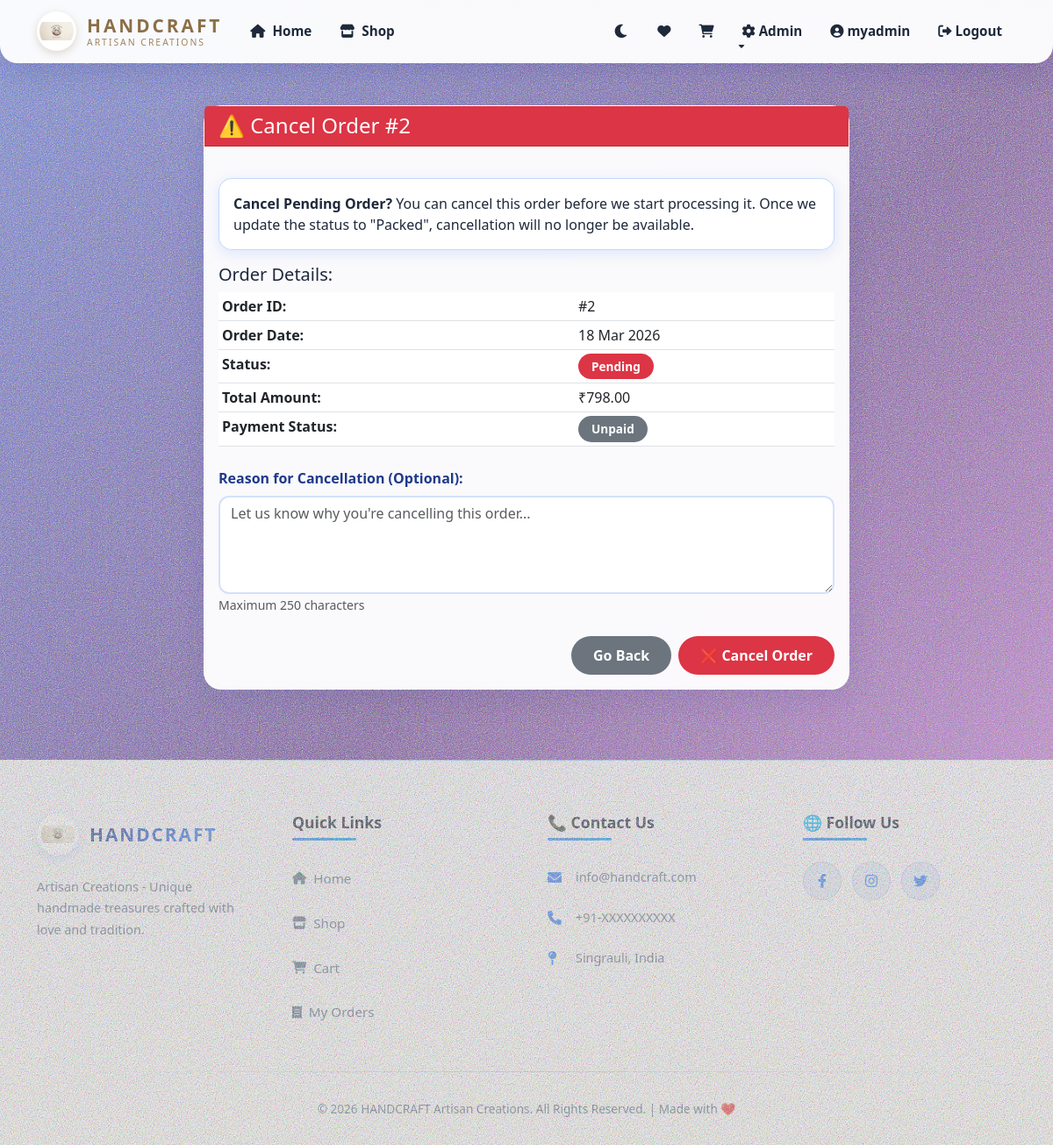
/orders/2/cancel/ (signed in), run on the app's committed database.
### shop/models.py (models this page shows, shortened)
class Order(models.Model):
    STATUS_CHOICES = (
        ('Pending', 'Pending'),
        ('Packed', 'Packed'),
        ('Shipped', 'Shipped'),
        ('Delivered', 'Delivered'),
        ('Cancelled', 'Cancelled'),
    )
    REFUND_STATUS_CHOICES = (
        ('None', 'None'),
        ('Pending', 'Pending'),
        ('Completed', 'Completed'),
    )
    user = models.ForeignKey(User, on_delete=models.SET_NULL, null=True, blank=True)
    full_name = models.CharField(max_length=100)
    email = models.EmailField()
    phone = models.CharField(max_length=15, blank=True, null=True)
    address = models.TextField()
    city = models.CharField(max_length=100)
    pincode = models.CharField(max_length=6)
    total_amount = models.DecimalField(max_digits=10, decimal_places=2)
    payment_status = models.BooleanField(default=False)
    razorpay_order_id = models.CharField(max_length=100, unique=True, null=True, blank=True)
    status = models.CharField(max_length=20, choices=STATUS_CHOICES, default='Pending')
    created_at = models.DateTimeField(auto_now_add=True)
    cancelled_at = models.DateTimeField(null=True, blank=True)
    cancellation_reason = models.TextField(blank=True, default='')
    refund_status = models.CharField(max_length=20, choices=REFUND_STATUS_CHOICES, default='None')

### shop/views.py (the view, shortened to what this page needs)
# urls.py: path('orders/<int:order_id>/cancel/', views.cancel_order, name='cancel_order'),
@login_required(login_url='login')
def cancel_order(request, order_id):
    order = get_object_or_404(Order, id=order_id)
    if order.user is None or order.user != request.user:
        messages.error(request, 'You do not have permission to cancel this order.')
        return redirect('my_orders')
    if order.status == 'Cancelled':
        messages.error(request, 'This order has already been cancelled.')
        return redirect('my_orders')
    if order.status != 'Pending':
        messages.error(request, f'Orders cannot be cancelled once processing has started. Current status: {order.status}')
        return redirect('my_orders')
    return render(request, 'shop/cancel_order_confirm.html', {'order': order})

### shop/context_processors.py (called while the page is built)
def cart_count(request):
    context = {'cart_count': 0, 'wishlist_count': 0}
    if request.user.is_authenticated:
        context['cart_count'] = CartItem.objects.filter(user=request.user).count()
        context['wishlist_count'] = WishlistItem.objects.filter(user=request.user).count()
    return context

### shop/templates/shop/cancel_order_confirm.html (shortened to what this page needs)
{% extends "base.html" %}
{% block content %}
<div class="container mt-5">
    <div class="row justify-content-center">
        <div class="col-md-8">
            <div class="card">
                <div class="card-header bg-danger text-white">
                    <h4 class="mb-0">⚠️ Cancel Order #{{ order.id }}</h4>
                </div>
                <div class="card-body">
                    <div class="alert alert-warning" role="alert">
                        <strong>Cancel Pending Order?</strong> You can cancel this order before we start processing it. Once we update the status to "Packed", cancellation will no longer be available.
                    </div>
                    <div class="order-summary mb-4">
                        <h5>Order Details:</h5>
                        <table class="table table-sm">
                            <tr>
                                <td><strong>Order ID:</strong></td>
                                <td>#{{ order.id }}</td>
                            </tr>
                            <tr>
                                <td><strong>Order Date:</strong></td>
                                <td>{{ order.created_at|date:"d M Y" }}</td>
                            </tr>
                            <tr>
                                <td><strong>Status:</strong></td>
                                <td>
                                    {% if order.status == 'Pending' %}
                                        <span class="badge bg-danger">Pending</span>
                                    {% elif order.status == 'Packed' %}
                                        <span class="badge bg-warning text-dark">Packed</span>
                                    {% elif order.status == 'Shipped' %}
                                        <span class="badge bg-primary">Shipped</span>
                                    {% elif order.status == 'Delivered' %}
                                        <span class="badge bg-success">Delivered</span>
                                    {% else %}
                                        <span class="badge bg-secondary">{{ order.status }}</span>
                                    {% endif %}
                                </td>
                            </tr>
                            <tr>
                                <td><strong>Total Amount:</strong></td>
                                <td>₹{{ order.total_amount }}</td>
                            </tr>
                            <tr>
                                <td><strong>Payment Status:</strong></td>
                                <td>
                                    {% if order.payment_status %}
                                        <span class="badge bg-success">Paid</span>
                                    {% else %}
                                        <span class="badge bg-secondary">Unpaid</span>
                                    {% endif %}
                                </td>
                            </tr>
                        </table>
                    </div>
                    {% if order.status == 'Pending' %}
                    <form method="POST" action="{% url 'cancel_order' order.id %}" id="cancelForm">
                        <div class="form-group mb-4">
                            <label for="reason"><strong>Reason for Cancellation (Optional):</strong></label>
                            <textarea class="form-control" id="reason" name="reason" rows="4" placeholder="Let us know why you're cancelling this order..." maxlength="250" aria-label="Reason for cancellation"></textarea>
                            <small class="form-text text-muted">Maximum 250 characters</small>
                        </div>
                        <div class="d-grid gap-2 d-md-flex justify-content-md-end">
                            <a href="{% url 'my_orders' %}" class="btn btn-secondary">Go Back</a>
                            <button type="button" class="btn btn-danger" data-bs-toggle="modal" data-bs-target="#confirmModal" aria-haspopup="dialog" aria-controls="confirmModal">
                                ❌ Cancel Order
                            </button>
                        </div>
                    </form>
                    {% endif %}
                </div>
            </div>
        </div>
    </div>
</div>
{% endblock %}

### shop/templates/base.html (shortened to what this page needs)
{% load static %}
<!DOCTYPE html>
<html lang="en">
<head>
    <link href="https://cdn.jsdelivr.net/npm/bootstrap@5.3.0/dist/css/bootstrap.min.css" rel="stylesheet">
    <link rel="stylesheet" href="https://cdnjs.cloudflare.com/ajax/libs/font-awesome/6.0.0/css/all.min.css">
</head>
<body>
    <nav class="navbar navbar-expand-lg sticky-top">
        <div class="container">
            <a class="navbar-brand" href="{% url 'home' %}">
                <img src="{% static 'images/logo.png' %}" alt="Handcraft" class="navbar-logo">
                <div class="brand-text">
                    <span class="brand-main">HANDCRAFT</span>
                    <span class="brand-sub">Artisan Creations</span>
                </div>
            </a>
            <div class="collapse navbar-collapse" id="navbarNav">
                <ul class="navbar-nav me-auto">
                    <li class="nav-item">
                        <a class="nav-link fw-bold" href="{% url 'home' %}">
                            <i class="fa-solid fa-home me-1"></i> Home
                        </a>
                    </li>
                    <li class="nav-item">
                        <a class="nav-link fw-bold" href="{% url 'shop' %}">
                            <i class="fa-solid fa-store me-1"></i> Shop
                        </a>
                    </li>
                </ul>
                <ul class="navbar-nav ms-auto align-items-center">
                    <li class="nav-item">
                        <button class="nav-link" id="themeToggle" title="Toggle dark mode" style="background:none;border:none;cursor:pointer;font-size:1.1rem;">
                            <i class="fa-solid fa-moon" id="themeIcon"></i>
                        </button>
                    </li>
                    {% if user.is_authenticated %}
                        <li class="nav-item">
                            <a class="nav-link" href="{% url 'wishlist' %}" title="Wishlist" aria-label="Wishlist">
                                <i class="fa-solid fa-heart" aria-hidden="true"></i>
                            </a>
                        </li>
                        <li class="nav-item">
                            <a class="nav-link" href="{% url 'cart_view' %}" id="cart-link" title="Cart" aria-label="Cart">
                                <i class="fa-solid fa-shopping-cart" aria-hidden="true"></i>
                            </a>
                        </li>
                        {% if user.is_staff %}
                            <li class="nav-item dropdown">
                                <a class="nav-link dropdown-toggle" href="#" id="adminMenu" role="button" data-bs-toggle="dropdown">
                                    <i class="fa-solid fa-cog"></i> Admin
                                </a>
                            </li>
                        {% endif %}
                        <li class="nav-item">
                            <a class="nav-link" href="{% url 'customer_profile' %}">
                                <i class="fa-solid fa-user-circle"></i> {{ user.username }}
                            </a>
                        </li>
                        <li class="nav-item">
                            <a class="nav-link text-danger" href="{% url 'logout' %}">
                                <i class="fa-solid fa-sign-out-alt"></i> Logout
                            </a>
                        </li>
                    {% endif %}
                </ul>
            </div>
        </div>
    </nav>
    <main>
        {% block content %}{% endblock %}
    </main>
    <footer class="footer-main">
        <div class="container">
            <div class="footer-grid">
                <div class="footer-section">
                    <div class="footer-brand">
                        <img src="{% static 'images/logo.png' %}" alt="Handcraft" class="footer-logo">
                        <h5 class="footer-brand-name">HANDCRAFT</h5>
                    </div>
                    <p class="footer-description">Artisan Creations - Unique handmade treasures crafted with love and tradition.</p>
                </div>
                <div class="footer-section">
                    <h5 class="footer-title">Quick Links</h5>
                    <div class="footer-links">
                        <a href="{% url 'home' %}" class="footer-link">
                            <i class="fa-solid fa-home"></i> Home
                        </a>
                        <a href="{% url 'shop' %}" class="footer-link">
                            <i class="fa-solid fa-store"></i> Shop
                        </a>
                        {% if user.is_authenticated %}
                            <a href="{% url 'cart_view' %}" class="footer-link">
                                <i class="fa-solid fa-shopping-cart"></i> Cart
                            </a>
                            <a href="{% url 'my_orders' %}" class="footer-link">
                                <i class="fa-solid fa-receipt"></i> My Orders
                            </a>
                        {% endif %}
                    </div>
                </div>
                <div class="footer-section">
                    <h5 class="footer-title">📞 Contact Us</h5>
                    <div class="footer-info">
                        <p class="footer-info-item">
                            <i class="fa-solid fa-envelope"></i>
                            <span>info@handcraft.com</span>
                        </p>
                        <p class="footer-info-item">
                            <i class="fa-solid fa-phone"></i>
                            <span>+91-XXXXXXXXXX</span>
                        </p>
                        <p class="footer-info-item">
                            <i class="fa-solid fa-map-pin"></i>
                            <span>Singrauli, India</span>
                        </p>
                    </div>
                </div>
                <div class="footer-section">
                    <h5 class="footer-title">🌐 Follow Us</h5>
                    <div class="footer-social">
                        <a href="#" class="social-icon" title="Facebook">
                            <i class="fa-brands fa-facebook-f"></i>
                        </a>
                        <a href="#" class="social-icon" title="Instagram">
                            <i class="fa-brands fa-instagram"></i>
                        </a>
                        <a href="#" class="social-icon" title="Twitter">
                            <i class="fa-brands fa-twitter"></i>
                        </a>
                    </div>
                </div>
            </div>
            <div class="footer-divider"></div>
            <div class="footer-copyright">
                <p>&copy; 2026 HANDCRAFT Artisan Creations. All Rights Reserved. | Made with ❤️</p>
            </div>
        </div>
    </footer>
    <div class="position-fixed bottom-0 end-0 p-3" style="z-index: 1100">
    </div>
</body>
</html>

### data on the page
Order: id "2", created_at "18 Mar 2026", total_amount "798.00"

### other printed values
{{ user.username }} "myadmin"
